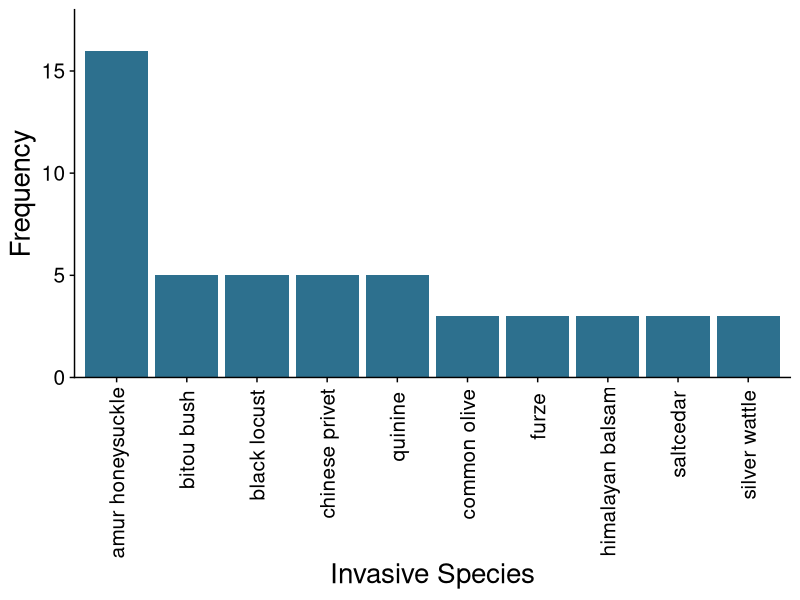
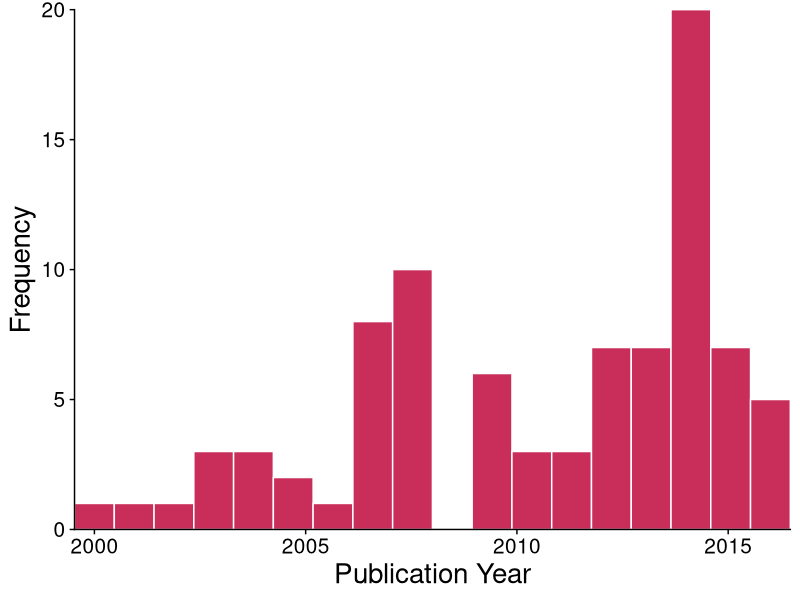

Recreate these plots in R, in order.
## ---- chunk 1
knitr::include_graphics("https://drive.google.com/uc?id=1NvwA1n1n8yO--FGwaq5P613ps6PW3ogP")

## ---- chunk 2
require(tidyverse)
require(cowplot)
meta_analysis_data <- read_csv("MaEDR_data.csv")
## ---- chunk 3
species_counted <- as.data.frame(dplyr::count(meta_analysis_data, invasive_species_common_name))
species_ordered <- arrange(species_counted, desc(n))
species_ordered <- dplyr::rename(species_ordered, count = n)
species_ordered$invasivespecies <- factor(species_ordered$invasive_species_common_name, levels = species_ordered$invasive_species_common_name[order(-species_ordered$count)])

top_ten_species <- slice(species_ordered, 1:10)
top_ten_species <-as.data.frame(top_ten_species)
top_ten_species$invasivespecies <- factor(top_ten_species$invasivespecies, levels = top_ten_species$invasivespecies[order(-top_ten_species$count)])

#Figure for top 10 invasives
gg_top_ten <- ggplot(data = top_ten_species, aes(x=invasivespecies, y = count))
gg_top_ten <- gg_top_ten + geom_bar(stat="identity", fill = "#2D708EFF")
gg_top_ten <- gg_top_ten + ylab("Frequency")
gg_top_ten <- gg_top_ten + xlab("Invasive Species")
gg_top_ten <- gg_top_ten + theme_cowplot() +
  scale_y_continuous(expand = c(0, 0), limits = c(0, 18))
gg_top_ten <- gg_top_ten + theme(axis.text=element_text(size=15),
                 axis.text.x = element_text(angle = 90, hjust = 0.95, vjust = .5),# Change tick mark label size
                 axis.title=element_text(size=20),
                 strip.text = element_text(size=12)) # Change axis title size
gg_top_ten
## ---- chunk 4
binsize <-
  diff(range(meta_analysis_data$publication_year)) / 17 #set to a total of 17 bins, one for each year

gg_publication_year <-
  ggplot(meta_analysis_data, aes(publication_year)) +
  geom_histogram(binwidth = binsize,
                 fill = "#C92D59",
                 colour = "white")
gg_publication_year <- gg_publication_year + theme_cowplot() +
  scale_y_continuous(expand = c(0, 0), limits = c(0, 20)) +
  scale_x_continuous(expand = c(0, 0))
gg_publication_year <- gg_publication_year + ylab("Frequency")
gg_publication_year <-
  gg_publication_year + xlab("Publication Year")

gg_publication_year <-
  gg_publication_year + theme(
    axis.text.x = element_text(size = 15),
    axis.text.y = element_text(size =
                                 15),
    axis.title = element_text(size =
                                20)
  )
gg_publication_year
